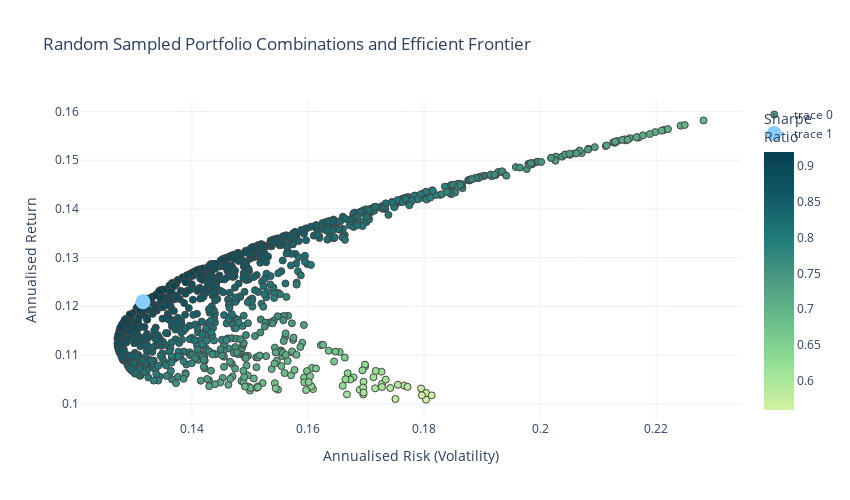

This figure's notebook cell:
### Code cell
risk_free_rate=0 #-- Include risk free rate here


fig = go.Figure()
fig.add_trace(go.Scatter(x=mean_variance_pairs[:,1], y=mean_variance_pairs[:,0], 
                      marker=dict(color=(mean_variance_pairs[:,0]-risk_free_rate)/(mean_variance_pairs[:,1]), 
                                  showscale=True, 
                                  size=7,
                                  line=dict(width=1),
                                  colorscale='emrld',
                                  colorbar=dict(title="Sharpe<br>Ratio")
                                 ), 
                      mode='markers'))
fig.add_trace(go.Scatter(x=[mean_variance_pairs[(np.argmax(sharpe))][1]],
                 y=[mean_variance_pairs[(np.argmax(sharpe))][0]],
             mode="markers",marker_color="lightskyblue",marker_size=15))


fig.update_layout(template='plotly_white',
                  xaxis=dict(title='Annualized Portfolio Risk (Variance)'),
                  yaxis=dict(title='Annualized Portfolio Return'),
                  title='Random Sampled Portfolio Combinations and Efficient Frontier',
                  width=850,
                  height=500)

fig.update_layout(coloraxis_colorbar=dict(title="Sharpe Ratio"))

### Figure 1 — Plotly figure (JSON) as saved in the notebook; plotly's stock layout.template omitted (floating-point values rounded to 4 significant figures; data arrays with more than 128 entries replaced by an {"elided": "..."} marker saying what was removed)
{"data": [{"marker": {"color": {"elided": "1000 float values"}, "colorbar": {"title": {"text": "Sharpe<br>Ratio"}}, "colorscale": [[0, "rgb(211, 242, 163)"], [0.1667, "rgb(151, 225, 150)"], [0.3333, "rgb(108, 192, 139)"], [0.5, "rgb(76, 155, 130)"], [0.6667, "rgb(33, 122, 121)"], [0.8333, "rgb(16, 89, 101)"], [1, "rgb(7, 64, 80)"]], "line": {"width": 1}, "showscale": true, "size": 7}, "mode": "markers", "type": "scatter", "x": {"elided": "1000 float values"}, "y": {"elided": "1000 float values"}}, {"marker": {"color": "lightskyblue", "size": 15}, "mode": "markers", "type": "scatter", "x": [0.1316], "y": [0.1209]}], "layout": {"coloraxis": {"colorbar": {"title": {"text": "Sharpe Ratio"}}}, "height": 500, "title": {"text": "Random Sampled Portfolio Combinations and Efficient Frontier"}, "width": 850, "xaxis": {"title": {"text": "Annualised Risk (Volatility)"}}, "yaxis": {"title": {"text": "Annualised Return"}}}}
